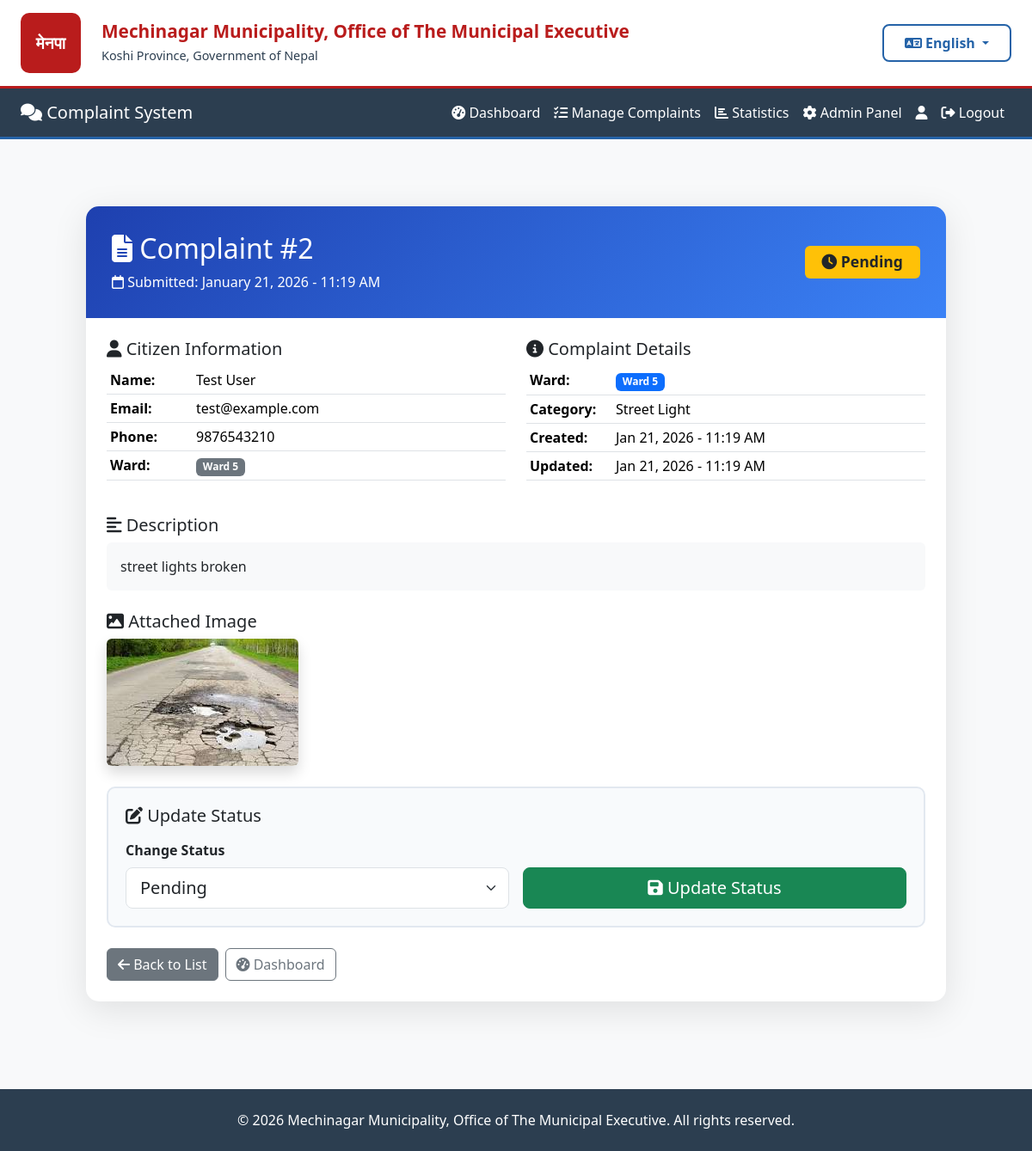
Before: /complaints/admin/detail/2/ (signed in) with the older database file.
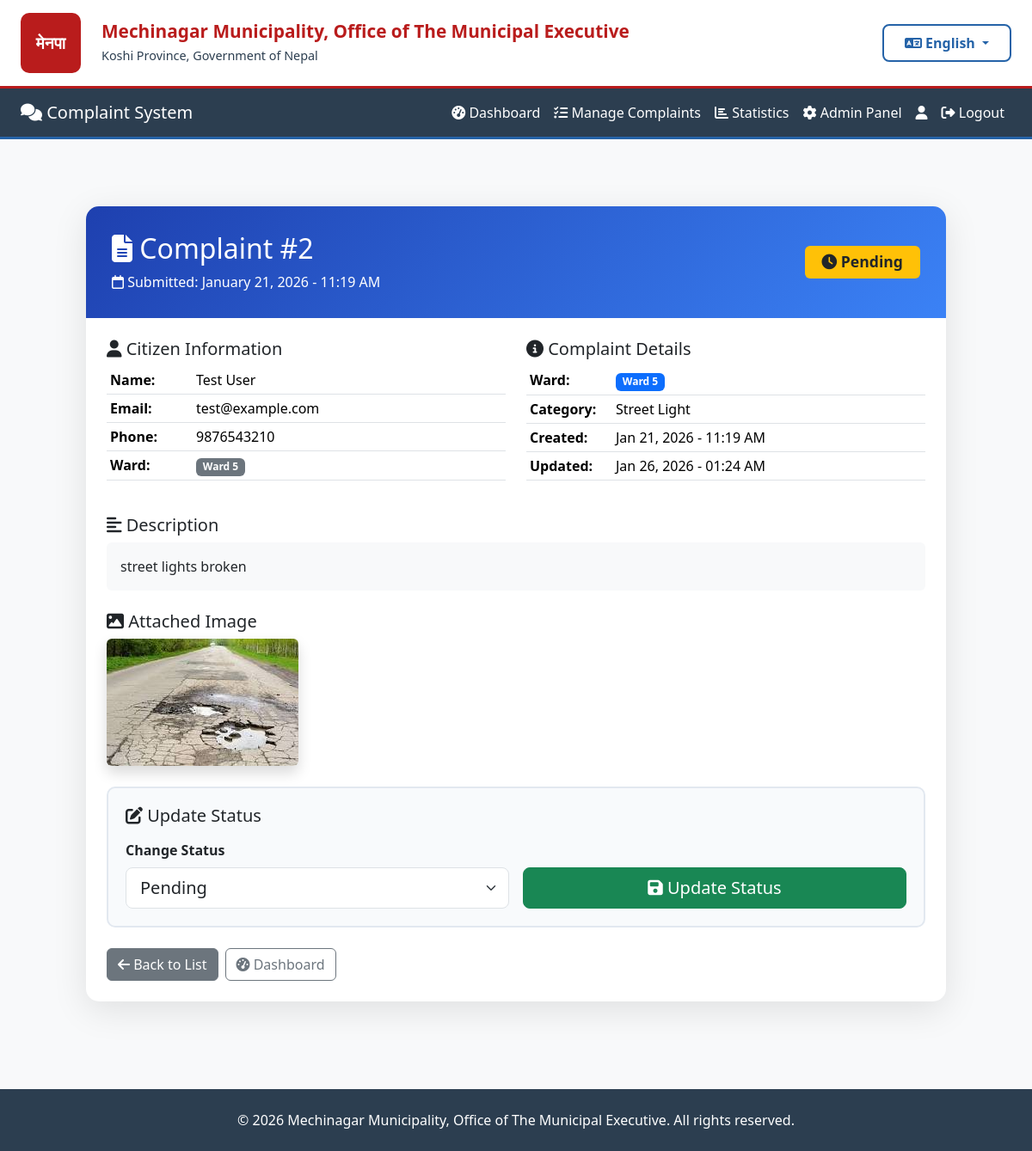
After: the same page with the newer database file.
### complaints/models.py (models this page shows, shortened)
class Complaint(models.Model):
    STATUS_CHOICES = [
        ('Pending', 'Pending'),
        ('In Progress', 'In Progress'),
        ('Resolved', 'Resolved'),
    ]
    CATEGORY_CHOICES = [
        ('Road Maintenance', 'Road Maintenance'),
        ('Street Light', 'Street Light'),
        ('Water Supply', 'Water Supply'),
        ('Sanitation', 'Sanitation'),
        ('Traffic', 'Traffic'),
        ('Parks', 'Parks & Recreation'),
        ('Other', 'Other'),
    ]
    WARD_CHOICES = [(str(i), f'Ward {i}') for i in range(1, 16)]
    user = models.ForeignKey(
        settings.AUTH_USER_MODEL,
        on_delete=models.CASCADE,
        related_name='complaints'
    )
    ward = models.CharField(
        max_length=2,
        choices=WARD_CHOICES,
        help_text="Select your ward number (1-15)"
    )
    category = models.CharField(max_length=100, choices=CATEGORY_CHOICES)
    description = models.TextField()
    image = models.ImageField(upload_to=complaint_image_path, blank=True, null=True)
    status = models.CharField(max_length=20, choices=STATUS_CHOICES, default='Pending')
    created_at = models.DateTimeField(auto_now_add=True)
    updated_at = models.DateTimeField(auto_now=True)
    class Meta:
        db_table = 'complaints'
        ordering = ['-created_at']
        verbose_name = 'Complaint'
        verbose_name_plural = 'Complaints'
        indexes = [
            models.Index(fields=['status', 'created_at']),
            models.Index(fields=['ward', 'status']),
        ]

### accounts/models.py (models this page shows, shortened)
class User(AbstractUser):
    WARD_CHOICES = [(str(i), f'Ward {i}') for i in range(1, 16)]
    fullname = models.CharField(max_length=200)
    phone = models.CharField(max_length=20, blank=True, null=True)
    address = models.TextField(blank=True, null=True)
    ward = models.CharField(
        max_length=2,
        choices=WARD_CHOICES,
        blank=True,
        null=True,
        help_text="Your ward number (1-15)"
    )
    created_at = models.DateTimeField(auto_now_add=True)
    class Meta:
        db_table = 'users'

### complaints/admin_views.py (the view, shortened to what this page needs)
# urls.py: path('admin/detail/<int:pk>/', admin_views.admin_complaint_detail, name='admin_complaint_detail'),
@login_required
@user_passes_test(is_admin)
def admin_complaint_detail(request, pk):
    complaint = get_object_or_404(Complaint, pk=pk)
    context = {
        'complaint': complaint
    }
    return render(request, 'complaints/admin_complaint_detail.html', context)

### complaints/admin_views.py (called while the page is built)
def is_admin(user):
    return user.is_staff

### core/context_processors.py (called while the page is built)
def language(request):
    lang = request.session.get('language', 'en')
    return {
        'lang': lang,
        'translations': get_lang_dict(lang),
        't': get_lang_dict(lang),  # Shorter alias
    }

### core/translation.py (called while the page is built)
def get_lang_dict(lang='en'):
    return TRANSLATIONS.get(lang, TRANSLATIONS['en'])

### complaints/templates/complaints/admin_complaint_detail.html (shortened to what the changed rows need)
{% extends 'base.html' %}
{% block content %}
<div class="container-fluid py-4">
    <div class="admin-detail-card">
        <div class="admin-header">
            <div class="d-flex justify-content-between align-items-center">
                <div>
                    <h2 class="mb-2">
                        <i class="fas fa-file-alt"></i> Complaint #{{ complaint.id }}
                    </h2>
                    <p class="mb-0">
                        <i class="far fa-calendar"></i> Submitted: {{ complaint.created_at|date:"F d, Y - h:i A" }}
                    </p>
                </div>
            </div>
        </div>
        <div class="p-4">
            <div class="row mb-4">
                <div class="col-md-6">
                    <table class="table table-sm">
                        <tr>
                            <td width="100"><strong>Name:</strong></td>
                            <td>{{ complaint.user.fullname }}</td>
                        </tr>
                        <tr>
                            <td><strong>Email:</strong></td>
                            <td>{{ complaint.user.email }}</td>
                        </tr>
                        <tr>
                            <td><strong>Phone:</strong></td>
                            <td>{{ complaint.user.phone|default:"N/A" }}</td>
                        </tr>
                        <tr>
                            <td><span class="badge bg-secondary">Ward {{ complaint.user.ward|default:"N/A" }}</span></td>
                        </tr>
                    </table>
                </div>
                <div class="col-md-6">
                    <table class="table table-sm">
                        <tr>
                            <td><span class="badge bg-primary">Ward {{ complaint.ward }}</span></td>
                        </tr>
                        <tr>
                            <td><strong>Category:</strong></td>
                            <td>{{ complaint.category }}</td>
                        </tr>
                        <tr>
                            <td><strong>Created:</strong></td>
                            <td>{{ complaint.created_at|date:"M d, Y - h:i A" }}</td>
                        </tr>
                        <tr>
                            <td><strong>Updated:</strong></td>
                            <td>{{ complaint.updated_at|date:"M d, Y - h:i A" }}</td>
                        </tr>
                    </table>
                </div>
            </div>
            <div class="mb-4">
                <div class="bg-light p-3 rounded">
                    <p style="white-space: pre-wrap; margin: 0;">{{ complaint.description }}</p>
                </div>
            </div>
            {% if complaint.image %}
            <div class="mb-4">
                <h5><i class="fas fa-image"></i> Attached Image</h5>
                <img src="{{ complaint.image.url }}" alt="Complaint Image"
                     class="img-fluid rounded shadow" style="max-width: 600px;">
            </div>
            {% endif %}
            <div class="status-update-form">
                <form method="post">
                    <div class="row g-3">
                        <div class="col-md-6">
                            <label class="form-label fw-bold">Change Status</label>
                            <select name="status" class="form-select form-select-lg">
                                <option value="Pending" {% if complaint.status == 'Pending' %}selected{% endif %}>
                                    Pending
                                </option>
                            </select>
                        </div>
                    </div>
                </form>
            </div>
        </div>
    </div>
</div>
{% endblock %}

Changed rows visible on the page:
changed Complaint "Street Light": updated_at "Jan 21, 2026 - 11:19 AM" → "Jan 26, 2026 - 01:24 AM"; image: a different picture
